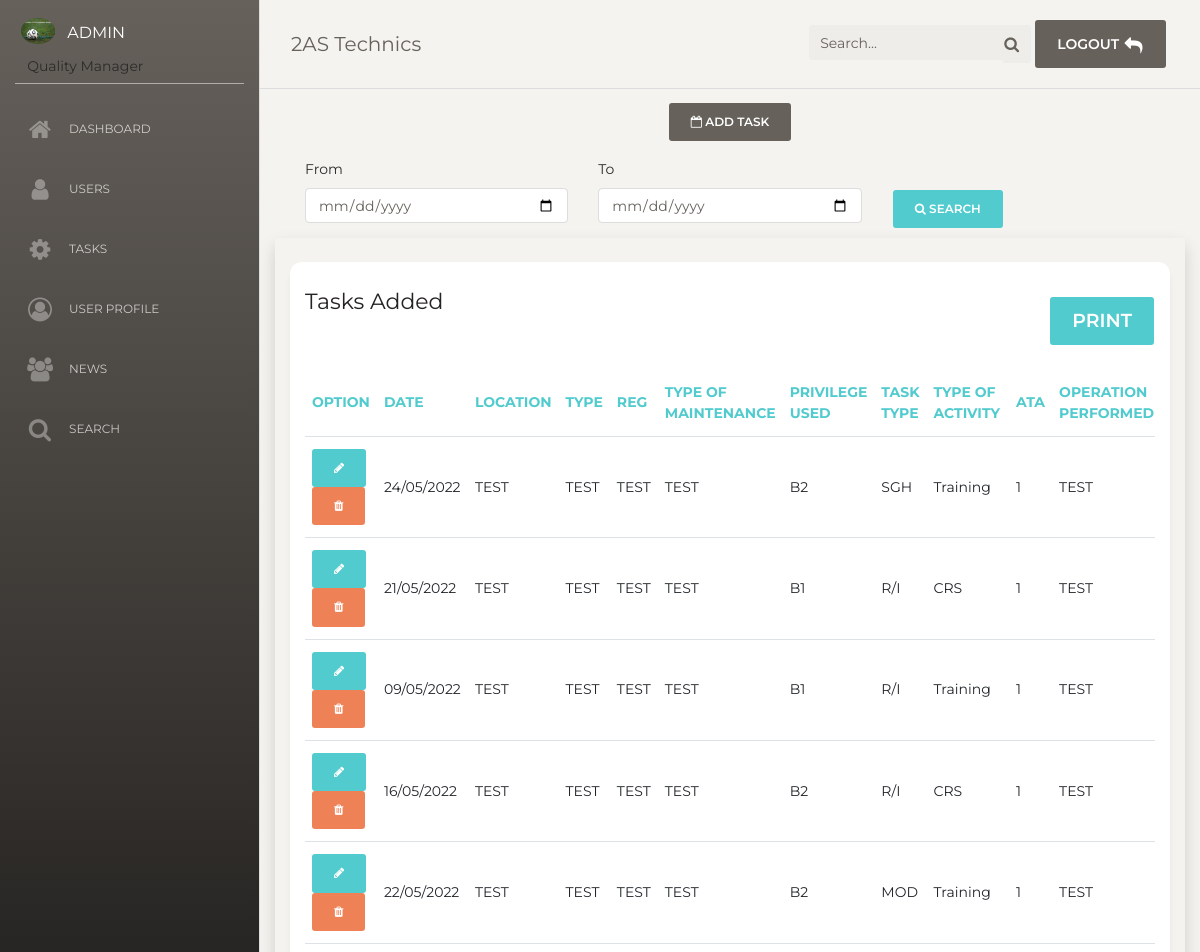
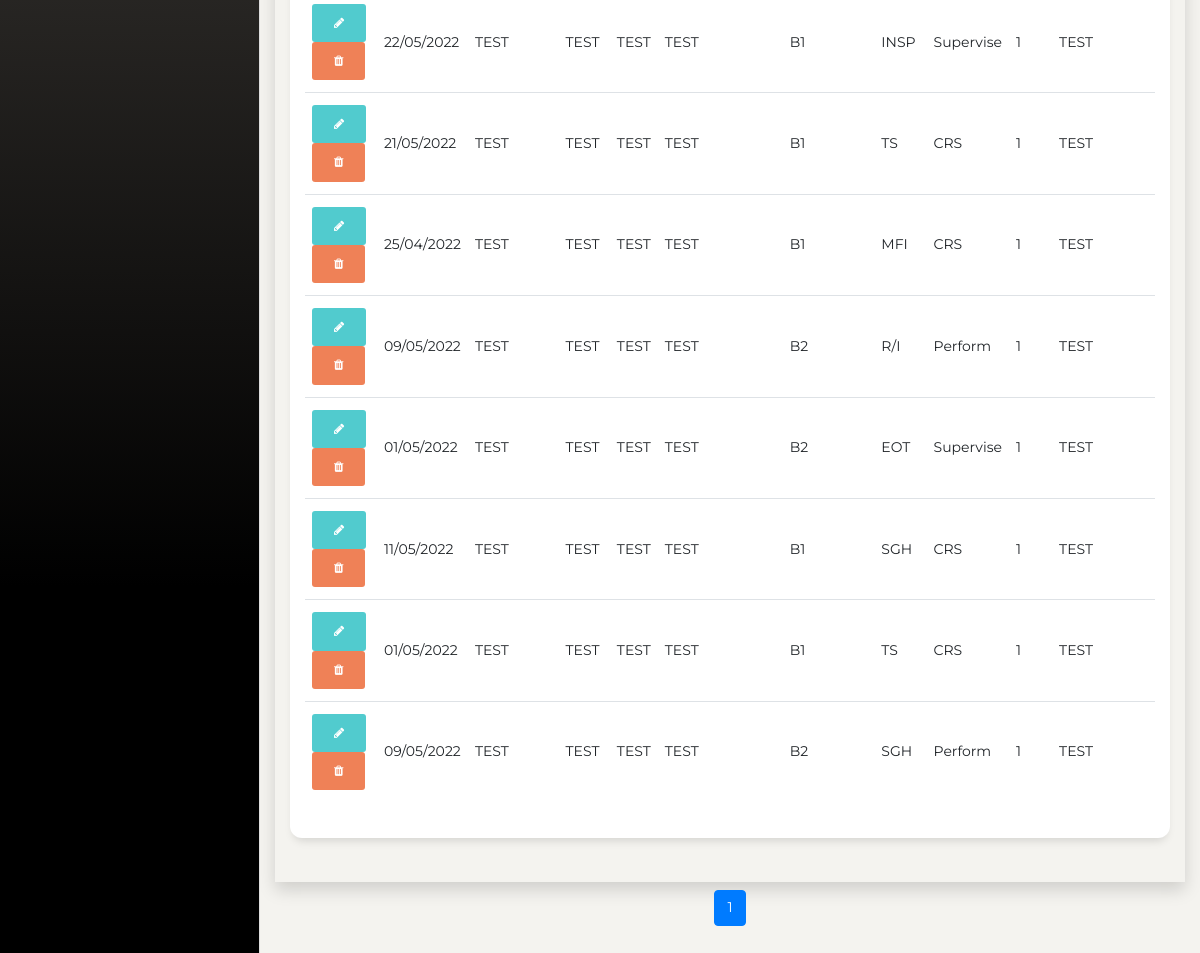
The page /tasks (signed in) on the database its author committed (2 pictures, top to bottom).
### comptes/models.py (models this page shows, shortened)
class Profil(models.Model):
    typecompte = (
        ('LM Manager','lm manager'),
        ('LM Engineer','lm engineer'),
        ('Quality Manager','quality manager'),
        ('Assistant Engineer','assistant engineer'),
    )
    user = models.ForeignKey(User,on_delete=models.CASCADE)
    image = models.ImageField(upload_to="users_profils/",null=True,blank=True)
    bio = models.TextField(null=True)
    licensenumber = models.CharField(max_length=300,null=True)
    dateofbirth = models.DateField(null=True)
    placeofbirth = models.CharField(max_length=300,null=True)
    address = models.CharField(max_length=300,null=True)
    profile = models.CharField(max_length=18,choices=typecompte)

### maintenance/models.py (models this page shows, shortened)
class maintenance(models.Model):
    privilegechoices = (
        ("B1","b1"),
        ("B2","b2")
    )
    date = models.DateField()
    location = models.CharField(max_length=300)
    actype = models.CharField(max_length=300)
    acregistration = models.CharField(max_length=250)
    typemaintenance = models.CharField(max_length=300)
    privilege = models.CharField(max_length=2,choices=privilegechoices,null=True)
    tasktype = models.ManyToManyField(TypeTasks,related_name="typetask",blank=True)
    activitytype = models.ManyToManyField(TypeActivities,related_name="typeact",blank=True)
    ata = models.IntegerField()
    operation = models.CharField(max_length=300)
    time = models.IntegerField()
    maintenanceref = models.CharField(max_length=300)
    remark = models.TextField(null=True)
    technicalrecorder = models.ForeignKey(User,on_delete=models.CASCADE)

class TypeTasks(models.Model):
    typetasks = (
        ('EOT','eot'),
        ('SGH','sgh'),
        ('R/I','r/i'),
        ('MFI','mfi'),
        ('TS','ts'),
        ('MOD','mod'),
        ('REP','rep'),
        ('INSP','isnp'),
        ('FOT','fot'),
        ('MEL','mel'),
    )
    singletask = models.CharField(max_length=100,choices=typetasks)
    def __str__(self):
        return self.singletask

class TypeActivities(models.Model):
    typeactivities = (
        ('Training','training'),
        ('Perform','perform'),
        ('Supervise','supervise'),
        ('CRS','crs')
    )
    singleactivity = models.CharField(max_length=15,choices=typeactivities)
    def __str__(self):
        return self.singleactivity

### maintenance/views.py (the view, shortened to what this page needs)
# urls.py: path('tasks',views.tasks_gestion,name="tasks"),
@login_required
def tasks_gestion(request):
    query = request.GET.get('q')
    profil = Profil.objects.get(user=request.user)
    tasks_list = maintenance.objects.filter(technicalrecorder=request.user).order_by('-id')
    datefrom = request.GET.get('from')
    dateto = request.GET.get('to')
    if dateto and datefrom:
        tasks_list = maintenance.objects.filter(date__lte=dateto,date__gte=datefrom,technicalrecorder=request.user)
    paginator = Paginator(tasks_list,15)
    page = request.GET.get('page')
    try:
        tasks = paginator.page(page)
    except PageNotAnInteger:
        tasks = paginator.page(1)
    except EmptyPage:
        tasks = paginator.page(paginator.num_pages)
    if page is None:
        start_index = 0
        end_index = 15
    else:
        (start_index, end_index) = proper_paginator(tasks, index=8)
    page_range = list(paginator.page_range)[start_index:end_index]
    mytypetasks = TypeTasks.objects.all()
    mytypeactivities = TypeActivities.objects.all()
    adminSite = False
    if profil.profile == "Quality Manager":
        adminSite = True
    context = {
        'profil':profil,
        'adminSite':adminSite,
        'tasks':tasks,
        'mytypetasks':mytypetasks,
        'mytypeactivities':mytypeactivities,
        'page_range':page_range,
    }
    return render(request,'maintenance/tasks.html',context)

### comptes/templates/maintenance/tasks.html (shortened to what this page needs)
{% extends 'maintenance/base.html' %}
{% block content %}
<div class="container mb-2">
    <div class="row justify-content-center">
        <button type="button" class="btn btn-blue" data-toggle="modal" data-target="#exampleModal">
        <i class="fa fa-calendar-o"></i> Add Task
        </button>
    </div>
</div>
<div class="container">
  <form method="GET">
  <div class="row justify-content-center">
      <div class="col">
      <label>From</label><br>
      <input type="date" class="form-control" placeholder="From" name="from">
      </div>
      <div class="col">
      <label>To</label><br>
      <input type="date" class="form-control" placeholder="To" name="to">
      </div>
      <div class="col">
      <br>
      <button type="submit" class="btn btn-primary"><i class="fa fa-search"></i> search</button>
  </div>
  </div>
  </form>
</div>
    <div class="row">
        <div class="col-md-12 shadow py-4 mb-2">
            <div class="card">
              <div class="card-header">
                <h5 class="card-title"> Tasks Added <a href="{% url 'printtasks' profil.user.id %}" target="_blank" class="btn btn-primary float-right">Print</a></h5>
              </div>
              <div class="card-body">
                <div class="table-responsive">
                  <table class="table">
                    <thead class="text-primary">
                      <th>Option</th>
                      <th>
                        Date
                      </th>
                      <th>
                        Location
                      </th>
                      <th>
                        Type
                      </th>
                      <th>
                        Reg
                      </th>
                      <th>Type of maintenance</th>
                      <th>Privilege used</th>
                      <th>Task Type</th>
                      <th>Type of activity</th>
                      <th>ATA</th>
                      <th>Operation performed</th>
                    </thead>
                    <tbody>
                    {% for t in tasks %}
                      <tr>
                        <td>
                        <a href="{% url 'edit_task' t.id %}" class="btn btn-primary"><i class="fa fa-pencil"></i></a> <a href="#" type="button" class="btn btn-danger" data-toggle="modal" data-target="#confirmdelete{{t.id}}"><i class="fa fa-trash"></i></a>
                        </td>
                        <td>
                          {{t.date|date:'d/m/Y'}}
                        </td>
                        <td>
                          {{t.location}}
                        </td>
                        <td>
                          {{t.actype}}
                        </td>
                        <td>
                          {{t.acregistration}}
                        </td>
                        <td>
                            {{t.typemaintenance}}
                        </td>
                        <td>
                            {{t.privilege}}
                        </td>
                        <td>
                            {% for tp in t.tasktype.all %}{{tp}}<br/>{% endfor %}
                        </td>
                        <td>
                            {% for ta in t.activitytype.all %}{{ta}}<br/>{% endfor %}
                        </td>
                        <td>
                            {{t.ata}}
                        </td>
                        <td>
                            {{t.operation}}
                        </td>
                      </tr>
                      {% endfor %}
                    </tbody>
                  </table>
                </div>
              </div>
            </div>
          </div>
    </div>
<nav aria-label="Page navigation example mt-2">
    <ul class="pagination justify-content-center">
    {% for t in page_range %}
    {% if tasks.number == t  %}
    <li class="page-item active"><a class="page-link" href="?page={{t}}">{{t}}</a></li>
    {% else %}
    <li class="page-item"><a class="page-link" href="?page={{t}}">{{t}}</a></li>
    {% endif %}
     {% endfor %}
    </ul>
  </nav>
{% endblock content %}

### comptes/templates/maintenance/base.html (shortened to what this page needs)
<!DOCTYPE html>
{% load static %}
<html lang="en">
<head>
  <link href="https://maxcdn.bootstrapcdn.com/font-awesome/latest/css/font-awesome.min.css" rel="stylesheet">
  <link href="{% static 'bootstrap/css/bootstrap.min.css'%}" rel="stylesheet" />
  <link href="{% static 'bootstrap/css/paper-dashboard.css' %}" rel="stylesheet" />
</head>
<body class="">
  <div class="wrapper ">
  {% if adminSite %}
    <div class="sidebar" data-color="blue" data-active-color="danger">
  {% else %}
    <div class="sidebar" data-color="white" data-active-color="primary">
  {% endif %}
      <div class="logo">
        <a href="{% url 'user_profil' %}" class="simple-text logo-mini">
          <div class="logo-image-small">
          {% if profil.image %}
            <img src="{{ profil.image.url }}" class="rounded-circle">
          {% else %}
            <img src="{% static 'images/default_avatar.png' %}" class="rounded-circle">
          {% endif %}
          </div>
        </a>
        <a href="{% url 'user_profil' %}" class="simple-text logo-normal">
          {{ request.user }}
        </a>
        <span class="mx-3">{{ profil.profile }}</span>
      </div>
      <div class="sidebar-wrapper">
        <ul class="nav">
        {% if adminSite %}
          <li>
            <a href="{% url 'home' %}">
              <i class="fa fa-home"></i>
              <p>Dashboard</p>
            </a>
          </li>
        {% endif %}
        {% if adminSite %}
          <li>
            <a href="{% url 'users' %}">
              <i class="fa fa-user"></i>
              <p>Users</p>
            </a>
          </li>
        {% endif %}
        {% if adminSite %}
          <li>
            <a href="{% url 'manage' %}">
              <i class="fa fa-cog"></i>
              <p>Tasks</p>
            </a>
          </li>
        {% endif %}
          <li>
            <a href="{% url 'user_profil' %}">
              <i class="fa fa-user-circle-o"></i>
              <p>User Profile</p>
            </a>
          </li>
          <li>
            <a href="{% url 'news' %}">
              <i class="fa fa-group"></i>
              <p>News</p>
            </a>
          </li>
          <li>
            <a href="{% url 'users_bis' %}">
              <i class="fa fa-search"></i>
              <p>Search</p>
            </a>
          </li>
        </ul>
      </div>
    </div>
    <div class="main-panel">
      <nav class="navbar navbar-expand-lg navbar-absolute fixed-top navbar-transparent">
        <div class="container-fluid">
          <div class="navbar-wrapper">
            <a class="navbar-brand" href="{% url 'home' %}">2AS Technics</a>
          </div>
          <div class="collapse navbar-collapse justify-content-end" id="navigation">
            <form method="GET">
              <div class="input-group no-border">
                <input type="text" class="form-control" placeholder="Search..." name="q">
                <div class="input-group-append">
                  <div class="input-group-text">
                    <i class="fa fa-search"></i>
                  </div>
                </div>
              </div>
            </form>
            <ul class="navbar-nav">
              <li class="nav-item">
              {% if adminSite %}
                <a class="nav-link btn btn-blue" href="{% url 'deconnexion' %}">
              {% else %}
                <a class="nav-link btn btn-primary" href="{% url 'deconnexion' %}">
              {% endif %}
                  <span>logout</span>
                  <i class="fa fa-reply"></i>
                </a>
              </li>
            </ul>
          </div>
        </div>
      </nav>
      <div class="content">
        {% block content %}
        {% endblock content %}
      </div>
  </div>
  </div>
</body>
</html>

### rows shown on the page
Profil: image (picture), profile "Quality Manager"
maintenance: date "24/05/2022", location "TEST", actype "TEST", acregistration "TEST", typemaintenance "TEST", privilege "B2", ata "1", operation "TEST"
TypeTasks: singletask "SGH"
TypeActivities: singleactivity "Training"
maintenance: date "21/05/2022", location "TEST", actype "TEST", acregistration "TEST", typemaintenance "TEST", privilege "B1", ata "1", operation "TEST"
TypeTasks: singletask "R/I"
TypeActivities: singleactivity "CRS"
maintenance: date "09/05/2022", location "TEST", actype "TEST", acregistration "TEST", typemaintenance "TEST", privilege "B1", ata "1", operation "TEST"
maintenance: date "16/05/2022", location "TEST", actype "TEST", acregistration "TEST", typemaintenance "TEST", privilege "B2", ata "1", operation "TEST"
maintenance: date "22/05/2022", location "TEST", actype "TEST", acregistration "TEST", typemaintenance "TEST", privilege "B2", ata "1", operation "TEST"
TypeTasks: singletask "MOD"
maintenance: date "22/05/2022", location "TEST", actype "TEST", acregistration "TEST", typemaintenance "TEST", privilege "B1", ata "1", operation "TEST"
TypeTasks: singletask "INSP"
TypeActivities: singleactivity "Supervise"
maintenance: date "21/05/2022", location "TEST", actype "TEST", acregistration "TEST", typemaintenance "TEST", privilege "B1", ata "1", operation "TEST"
TypeTasks: singletask "TS"
maintenance: date "25/04/2022", location "TEST", actype "TEST", acregistration "TEST", typemaintenance "TEST", privilege "B1", ata "1", operation "TEST"
TypeTasks: singletask "MFI"
maintenance: date "09/05/2022", location "TEST", actype "TEST", acregistration "TEST", typemaintenance "TEST", privilege "B2", ata "1", operation "TEST"
TypeActivities: singleactivity "Perform"
maintenance: date "01/05/2022", location "TEST", actype "TEST", acregistration "TEST", typemaintenance "TEST", privilege "B2", ata "1", operation "TEST"
TypeTasks: singletask "EOT"
maintenance: date "11/05/2022", location "TEST", actype "TEST", acregistration "TEST", typemaintenance "TEST", privilege "B1", ata "1", operation "TEST"
maintenance: date "01/05/2022", location "TEST", actype "TEST", acregistration "TEST", typemaintenance "TEST", privilege "B1", ata "1", operation "TEST"
maintenance: date "09/05/2022", location "TEST", actype "TEST", acregistration "TEST", typemaintenance "TEST", privilege "B2", ata "1", operation "TEST"

### other values the page prints
{{ request.user }} "ADMIN"
{{ t }} "1"
